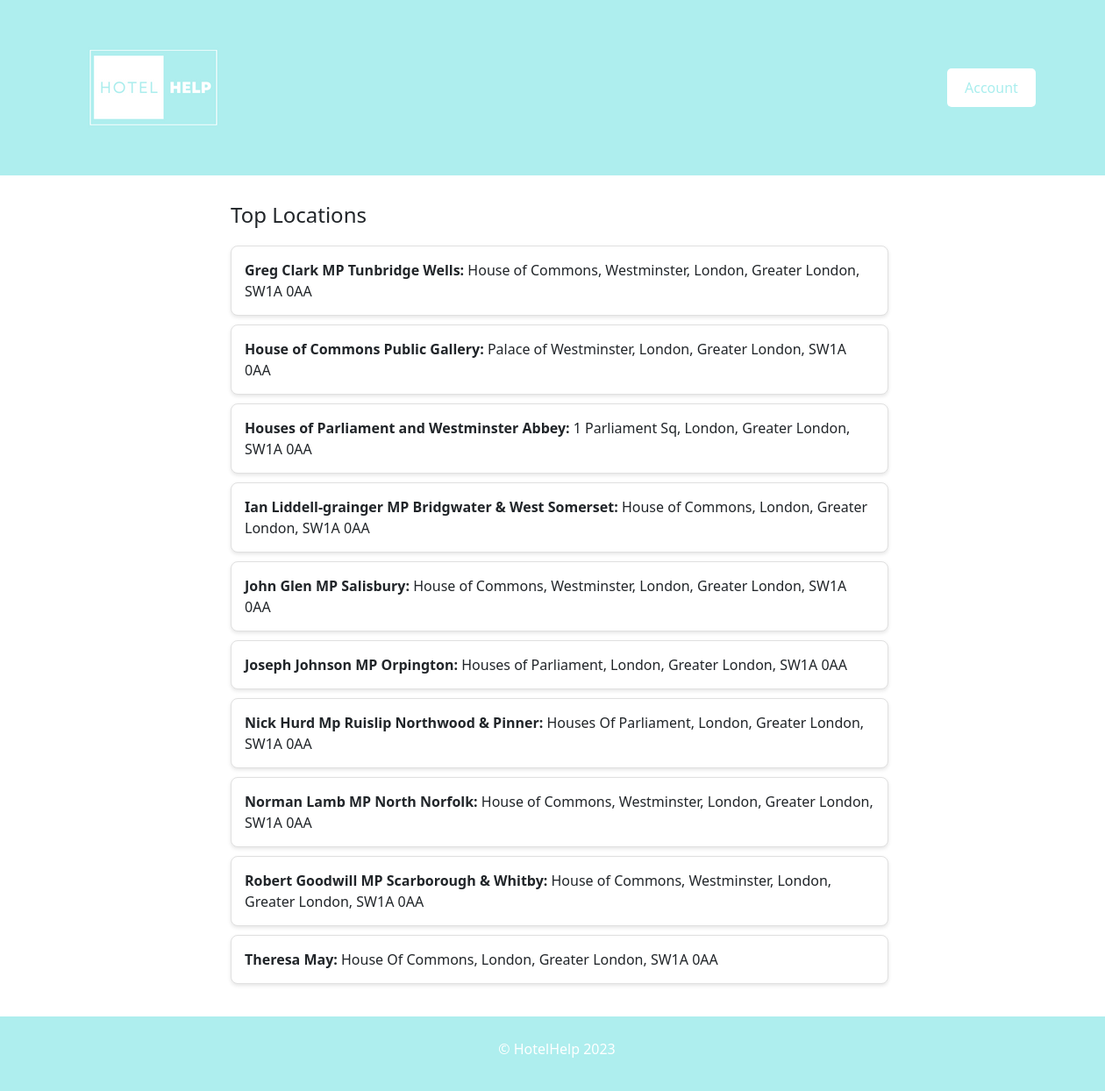
The page /popular_searches (signed in) on the database its author committed.
### database.py (models this page shows)
class SearchHistory(db.Model):
    __tablename__ = "search_history"
    search_id = db.Column(db.Integer, primary_key=True)
    user_id = db.Column(db.Integer, db.ForeignKey('users.user_id', ondelete="CASCADE"), nullable=False)
    place_name = db.Column(db.String, nullable=False)
    address = db.Column(db.String, nullable=False)
    timestamp = db.Column(db.DateTime, default=db.func.now())

### app.py (the view)
@app.route("/popular_searches")
def show_popular_searches():
    if "user_id" in session:
        user_id = session["user_id"]
        popular_searches = database.get_top_searches(db.session, user_id)
        return render_template("results.html", popular_searches=popular_searches)
    else:
        return redirect(url_for("login_handler"))

### app.py (called while the page is built)
@app.context_processor
def inject_image_url():
    return {"image_url": url_for("static", filename="images/logo.png")}

### database.py (called while the page is built)
def get_top_searches(db_session, user_id):
    return db_session.query(SearchHistory.place_name, SearchHistory.address, func.count(SearchHistory.place_name).label("search_count")).\
        filter(SearchHistory.user_id == user_id).\
        group_by(SearchHistory.place_name, SearchHistory.address).\
        order_by(desc("search_count")).\
        limit(10).all()

### templates/results.html (shortened to what this page needs)
{% extends "layout.html" %}
{% block stylesheets %}
    <link rel="stylesheet" href="{{ url_for('static', filename='results.css') }}">
{% endblock %}
{% block content %}
    <div class="container">
        {% if all_searches and request.path != '/search_keyword' %}
            <div id="search-history-container">
                <h4>All Locations</h4>
                <div id="search-history">
                    {% if search_history %}
                        <ul>
                            {% set items_per_page = 20 %}
                            {% set total_results = search_history|length %}
                            {% set total_pages = (total_results + items_per_page - 1) // items_per_page %}
                            {% set current_page = request.args.get('page', 1) | int %}
                            {% set start_index = (current_page - 1) * items_per_page %}
                            {% set end_index = start_index + items_per_page %}
                            {% for entry in search_history[start_index:end_index] %}
                                <li class="search-result-card">
                                    <strong>{{ entry['place_name'] }}</strong> ({{ entry['timestamp'] }})<br>
                                    {{ entry['address'] }}<br>
                                </li>
                            {% endfor %}
                        </ul>
                        <div class="pagination">
                            {% for page_num in range(1, total_pages + 1) %}
                                <a class="page-button {% if page_num == current_page %}active{% endif %}" href="?page={{ page_num }}">{{ page_num }}</a>
                            {% endfor %}
                        </div>
                    {% else %}
                        <p class = "empty-message">Search history is empty</p>
                    {% endif %}
                </div>
            </div>
        {% elif not all_searches and request.path != '/search_keyword' %}
            <div id="search-history-container">
                <h4>Top Locations</h4>
                <div id="search-history">
                    {% if popular_searches %}
                        <ul>
                            {% for entry in popular_searches %}
                                <li class="search-result-card">
                                    <strong>{{ entry['place_name'] }}: </strong>{{ entry['address'] }}<br>
                                </li>
                            {% endfor %}
                        </ul>
                    {% else %}
                        <p class = "empty-message">Search history is empty</p>
                    {% endif %}
                </div>
            </div>
        {% endif %}
    </div>
{% endblock %}

### static/results.css (style rules this page uses)
.container { margin-left: 250px; width: 1000px; min-height: calc(64.5vh - 50px); position: relative; border: 1px solid transparent; }
ul { list-style: none; padding: 0; }
.search-result-card { background-color: #ffffff; border: 1px solid #e0e0e0; border-radius: 8px; padding: 15px; margin: 10px 0; box-shadow: 0px 2px 4px rgba(0, 0, 0, 0.1); transition: box-shadow 0.3s ease, background-color 0.3s ease; width: 750px; }
h4 { margin-top: 30px; margin-bottom: 20px; }

### static/base.css (style rules this page uses)
* { margin: 0; padding: 0; box-sizing: border-box; }

### rows shown on the page
SearchHistory: place_name "Greg Clark MP Tunbridge Wells", address "House of Commons, Westminster, London, Greater London, SW1A 0AA"
SearchHistory: place_name "House of Commons Public Gallery", address "Palace of Westminster, London, Greater London, SW1A 0AA"
SearchHistory: place_name "Houses of Parliament and Westminster Abbey", address "1 Parliament Sq, London, Greater London, SW1A 0AA"
SearchHistory: place_name "Ian Liddell-grainger MP Bridgwater & West Somerset", address "House of Commons, London, Greater London, SW1A 0AA"
SearchHistory: place_name "John Glen MP Salisbury", address "House of Commons, Westminster, London, Greater London, SW1A 0AA"
SearchHistory: place_name "Joseph Johnson MP Orpington", address "Houses of Parliament, London, Greater London, SW1A 0AA"
SearchHistory: place_name "Nick Hurd Mp Ruislip Northwood & Pinner", address "Houses Of Parliament, London, Greater London, SW1A 0AA"
SearchHistory: place_name "Norman Lamb MP North Norfolk", address "House of Commons, Westminster, London, Greater London, SW1A 0AA"
SearchHistory: place_name "Robert Goodwill MP Scarborough & Whitby", address "House of Commons, Westminster, London, Greater London, SW1A 0AA"
SearchHistory: place_name "Theresa May", address "House Of Commons, London, Greater London, SW1A 0AA"
